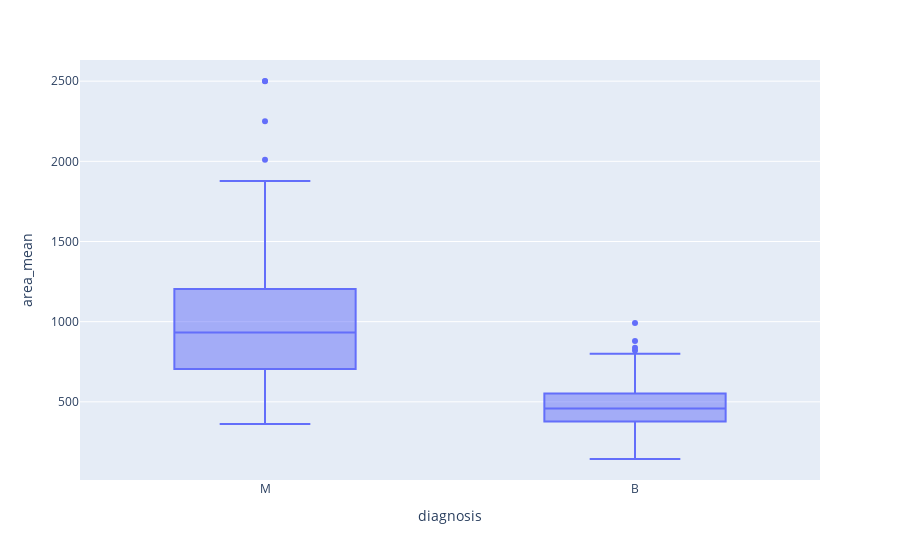

The cell this chart's notebook holds for it:
### Code cell
fig=px.box(raw_data,x='diagnosis',y='area_mean')
fig

### Figure 1 — Plotly figure (JSON) as saved in the notebook; plotly's stock layout.template omitted (floating-point values rounded to 4 significant figures; data arrays with more than 128 entries replaced by an {"elided": "..."} marker saying what was removed)
{"data": [{"alignmentgroup": "True", "hovertemplate": "diagnosis=%{x}<br>area_mean=%{y}<extra></extra>", "legendgroup": "", "marker": {"color": "#636efa"}, "name": "", "notched": false, "offsetgroup": "", "orientation": "v", "showlegend": false, "type": "box", "x": {"elided": "569 str values"}, "x0": " ", "xaxis": "x", "y": {"elided": "569 float values"}, "y0": " ", "yaxis": "y"}], "layout": {"boxmode": "group", "legend": {"tracegroupgap": 0}, "margin": {"t": 60}, "xaxis": {"anchor": "y", "domain": [0, 1], "title": {"text": "diagnosis"}}, "yaxis": {"anchor": "x", "domain": [0, 1], "title": {"text": "area_mean"}}}}
